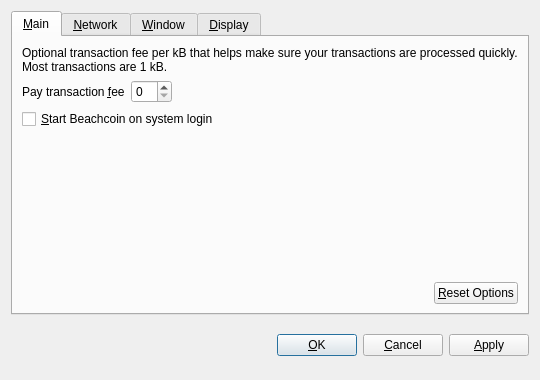
<?xml version="1.0" encoding="UTF-8"?>
<ui version="4.0">
 <class>OptionsDialog</class>
 <widget class="QDialog" name="OptionsDialog">
  <property name="geometry">
   <rect>
    <x>0</x>
    <y>0</y>
    <width>540</width>
    <height>380</height>
   </rect>
  </property>
  <property name="windowTitle">
   <string>Options</string>
  </property>
  <property name="modal">
   <bool>true</bool>
  </property>
  <layout class="QVBoxLayout" name="verticalLayout">
   <item>
    <widget class="QTabWidget" name="tabWidget">
     <property name="tabPosition">
      <enum>QTabWidget::North</enum>
     </property>
     <property name="currentIndex">
      <number>0</number>
     </property>
     <widget class="QWidget" name="tabMain">
      <attribute name="title">
       <string>&amp;Main</string>
      </attribute>
      <layout class="QVBoxLayout" name="verticalLayout_Main">
       <item>
        <widget class="QLabel" name="transactionFeeInfoLabel">
         <property name="text">
          <string>Optional transaction fee per kB that helps make sure your transactions are processed quickly. Most transactions are 1 kB.</string>
         </property>
         <property name="textFormat">
          <enum>Qt::PlainText</enum>
         </property>
         <property name="wordWrap">
          <bool>true</bool>
         </property>
        </widget>
       </item>
       <item>
        <layout class="QHBoxLayout" name="horizontalLayout_1_Main">
         <item>
          <widget class="QLabel" name="transactionFeeLabel">
           <property name="text">
            <string>Pay transaction &amp;fee</string>
           </property>
           <property name="textFormat">
            <enum>Qt::PlainText</enum>
           </property>
           <property name="buddy">
            <cstring>transactionFee</cstring>
           </property>
          </widget>
         </item>
         <item>
          <widget class="BitcoinAmountField" name="transactionFee"/>
         </item>
         <item>
          <spacer name="horizontalSpacer_1_Main">
           <property name="orientation">
            <enum>Qt::Horizontal</enum>
           </property>
           <property name="sizeHint" stdset="0">
            <size>
             <width>40</width>
             <height>20</height>
            </size>
           </property>
          </spacer>
         </item>
        </layout>
       </item>
       <item>
        <widget class="QCheckBox" name="bitcoinAtStartup">
         <property name="toolTip">
          <string>Automatically start Beachcoin after logging in to the system.</string>
         </property>
         <property name="text">
          <string>&amp;Start Beachcoin on system login</string>
         </property>
        </widget>
       </item>
       <item>
        <spacer name="verticalSpacer_Main">
         <property name="orientation">
          <enum>Qt::Vertical</enum>
         </property>
         <property name="sizeHint" stdset="0">
          <size>
           <width>20</width>
           <height>40</height>
          </size>
         </property>
        </spacer>
       </item>
       <item>
        <layout class="QHBoxLayout" name="horizontalLayout_2_Main">
         <item>
          <spacer name="horizontalSpacer_2_Main">
           <property name="orientation">
            <enum>Qt::Horizontal</enum>
           </property>
           <property name="sizeHint" stdset="0">
            <size>
             <width>40</width>
             <height>20</height>
            </size>
           </property>
          </spacer>
         </item>
         <item>
          <widget class="QPushButton" name="resetButton">
           <property name="toolTip">
            <string>Reset all client options to default.</string>
           </property>
           <property name="text">
            <string>&amp;Reset Options</string>
           </property>
           <property name="autoDefault">
            <bool>false</bool>
           </property>
          </widget>
         </item>
        </layout>
       </item>
      </layout>
     </widget>
     <widget class="QWidget" name="tabNetwork">
      <attribute name="title">
       <string>&amp;Network</string>
      </attribute>
      <layout class="QVBoxLayout" name="verticalLayout_Network">
       <item>
        <widget class="QCheckBox" name="mapPortUpnp">
         <property name="toolTip">
          <string>Automatically open the Beachcoin client port on the router. This only works when your router supports UPnP and it is enabled.</string>
         </property>
         <property name="text">
          <string>Map port using &amp;UPnP</string>
         </property>
        </widget>
       </item>
       <item>
        <widget class="QCheckBox" name="connectSocks">
         <property name="toolTip">
          <string>Connect to the Beachcoin network through a SOCKS proxy (e.g. when connecting through Tor).</string>
         </property>
         <property name="text">
          <string>&amp;Connect through SOCKS proxy:</string>
         </property>
        </widget>
       </item>
       <item>
        <layout class="QHBoxLayout" name="horizontalLayout_Network">
         <item>
          <widget class="QLabel" name="proxyIpLabel">
           <property name="text">
            <string>Proxy &amp;IP:</string>
           </property>
           <property name="textFormat">
            <enum>Qt::PlainText</enum>
           </property>
           <property name="buddy">
            <cstring>proxyIp</cstring>
           </property>
          </widget>
         </item>
         <item>
          <widget class="QValidatedLineEdit" name="proxyIp">
           <property name="maximumSize">
            <size>
             <width>140</width>
             <height>16777215</height>
            </size>
           </property>
           <property name="toolTip">
            <string>IP address of the proxy (e.g. 127.0.0.1)</string>
           </property>
          </widget>
         </item>
         <item>
          <widget class="QLabel" name="proxyPortLabel">
           <property name="text">
            <string>&amp;Port:</string>
           </property>
           <property name="textFormat">
            <enum>Qt::PlainText</enum>
           </property>
           <property name="buddy">
            <cstring>proxyPort</cstring>
           </property>
          </widget>
         </item>
         <item>
          <widget class="QLineEdit" name="proxyPort">
           <property name="maximumSize">
            <size>
             <width>55</width>
             <height>16777215</height>
            </size>
           </property>
           <property name="toolTip">
            <string>Port of the proxy (e.g. 9050)</string>
           </property>
          </widget>
         </item>
         <item>
          <widget class="QLabel" name="socksVersionLabel">
           <property name="text">
            <string>SOCKS &amp;Version:</string>
           </property>
           <property name="textFormat">
            <enum>Qt::PlainText</enum>
           </property>
           <property name="buddy">
            <cstring>socksVersion</cstring>
           </property>
          </widget>
         </item>
         <item>
          <widget class="QValueComboBox" name="socksVersion">
           <property name="toolTip">
            <string>SOCKS version of the proxy (e.g. 5)</string>
           </property>
          </widget>
         </item>
         <item>
          <spacer name="horizontalSpacer_Network">
           <property name="orientation">
            <enum>Qt::Horizontal</enum>
           </property>
           <property name="sizeHint" stdset="0">
            <size>
             <width>40</width>
             <height>20</height>
            </size>
           </property>
          </spacer>
         </item>
        </layout>
       </item>
       <item>
        <spacer name="verticalSpacer_Network">
         <property name="orientation">
          <enum>Qt::Vertical</enum>
         </property>
         <property name="sizeHint" stdset="0">
          <size>
           <width>20</width>
           <height>40</height>
          </size>
         </property>
        </spacer>
       </item>
      </layout>
     </widget>
     <widget class="QWidget" name="tabWindow">
      <attribute name="title">
       <string>&amp;Window</string>
      </attribute>
      <layout class="QVBoxLayout" name="verticalLayout_Window">
       <item>
        <widget class="QCheckBox" name="minimizeToTray">
         <property name="toolTip">
          <string>Show only a tray icon after minimizing the window.</string>
         </property>
         <property name="text">
          <string>&amp;Minimize to the tray instead of the taskbar</string>
         </property>
        </widget>
       </item>
       <item>
        <widget class="QCheckBox" name="minimizeOnClose">
         <property name="toolTip">
          <string>Minimize instead of exit the application when the window is closed. When this option is enabled, the application will be closed only after selecting Quit in the menu.</string>
         </property>
         <property name="text">
          <string>M&amp;inimize on close</string>
         </property>
        </widget>
       </item>
       <item>
        <spacer name="verticalSpacer_Window">
         <property name="orientation">
          <enum>Qt::Vertical</enum>
         </property>
         <property name="sizeHint" stdset="0">
          <size>
           <width>20</width>
           <height>40</height>
          </size>
         </property>
        </spacer>
       </item>
      </layout>
     </widget>
     <widget class="QWidget" name="tabDisplay">
      <attribute name="title">
       <string>&amp;Display</string>
      </attribute>
      <layout class="QVBoxLayout" name="verticalLayout_Display">
       <item>
        <layout class="QHBoxLayout" name="horizontalLayout_1_Display">
         <item>
          <widget class="QLabel" name="langLabel">
           <property name="text">
            <string>User Interface &amp;language:</string>
           </property>
           <property name="textFormat">
            <enum>Qt::PlainText</enum>
           </property>
           <property name="buddy">
            <cstring>lang</cstring>
           </property>
          </widget>
         </item>
         <item>
          <widget class="QValueComboBox" name="lang">
           <property name="toolTip">
            <string>The user interface language can be set here. This setting will take effect after restarting Beachcoin.</string>
           </property>
          </widget>
         </item>
        </layout>
       </item>
       <item>
        <layout class="QHBoxLayout" name="horizontalLayout_2_Display">
         <item>
          <widget class="QLabel" name="unitLabel">
           <property name="text">
            <string>&amp;Unit to show amounts in:</string>
           </property>
           <property name="textFormat">
            <enum>Qt::PlainText</enum>
           </property>
           <property name="buddy">
            <cstring>unit</cstring>
           </property>
          </widget>
         </item>
         <item>
          <widget class="QValueComboBox" name="unit">
           <property name="toolTip">
            <string>Choose the default subdivision unit to show in the interface and when sending coins.</string>
           </property>
          </widget>
         </item>
        </layout>
       </item>
       <item>
        <widget class="QCheckBox" name="displayAddresses">
         <property name="toolTip">
          <string>Whether to show Beachcoin addresses in the transaction list or not.</string>
         </property>
         <property name="text">
          <string>&amp;Display addresses in transaction list</string>
         </property>
        </widget>
       </item>
       <item>
        <widget class="QCheckBox" name="coinControlFeatures">
         <property name="toolTip">
          <string>Whether to show coin control features or not.</string>
         </property>
         <property name="text">
          <string>Display coin &amp;control features (experts only!)</string>
         </property>
        </widget>
       </item>
       <item>
        <spacer name="verticalSpacer_Display">
         <property name="orientation">
          <enum>Qt::Vertical</enum>
         </property>
         <property name="sizeHint" stdset="0">
          <size>
           <width>20</width>
           <height>40</height>
          </size>
         </property>
        </spacer>
       </item>
      </layout>
     </widget>
    </widget>
   </item>
   <item>
    <layout class="QHBoxLayout" name="horizontalLayout_Buttons">
     <item>
      <spacer name="horizontalSpacer_1">
       <property name="orientation">
        <enum>Qt::Horizontal</enum>
       </property>
       <property name="sizeHint" stdset="0">
        <size>
         <width>40</width>
         <height>48</height>
        </size>
       </property>
      </spacer>
     </item>
     <item>
      <widget class="QLabel" name="statusLabel">
       <property name="font">
        <font>
         <weight>75</weight>
         <bold>true</bold>
        </font>
       </property>
       <property name="text">
        <string/>
       </property>
       <property name="textFormat">
        <enum>Qt::PlainText</enum>
       </property>
       <property name="wordWrap">
        <bool>true</bool>
       </property>
      </widget>
     </item>
     <item>
      <spacer name="horizontalSpacer_2">
       <property name="orientation">
        <enum>Qt::Horizontal</enum>
       </property>
       <property name="sizeHint" stdset="0">
        <size>
         <width>40</width>
         <height>48</height>
        </size>
       </property>
      </spacer>
     </item>
     <item>
      <widget class="QPushButton" name="okButton">
       <property name="text">
        <string>&amp;OK</string>
       </property>
      </widget>
     </item>
     <item>
      <widget class="QPushButton" name="cancelButton">
       <property name="text">
        <string>&amp;Cancel</string>
       </property>
       <property name="autoDefault">
        <bool>false</bool>
       </property>
      </widget>
     </item>
     <item>
      <widget class="QPushButton" name="applyButton">
       <property name="text">
        <string>&amp;Apply</string>
       </property>
       <property name="autoDefault">
        <bool>false</bool>
       </property>
      </widget>
     </item>
    </layout>
   </item>
  </layout>
 </widget>
 <customwidgets>
  <customwidget>
   <class>BitcoinAmountField</class>
   <extends>QSpinBox</extends>
   <header>bitcoinamountfield.h</header>
  </customwidget>
  <customwidget>
   <class>QValueComboBox</class>
   <extends>QComboBox</extends>
   <header>qvaluecombobox.h</header>
  </customwidget>
  <customwidget>
   <class>QValidatedLineEdit</class>
   <extends>QLineEdit</extends>
   <header>qvalidatedlineedit.h</header>
  </customwidget>
 </customwidgets>
 <resources/>
 <connections/>
</ui>
